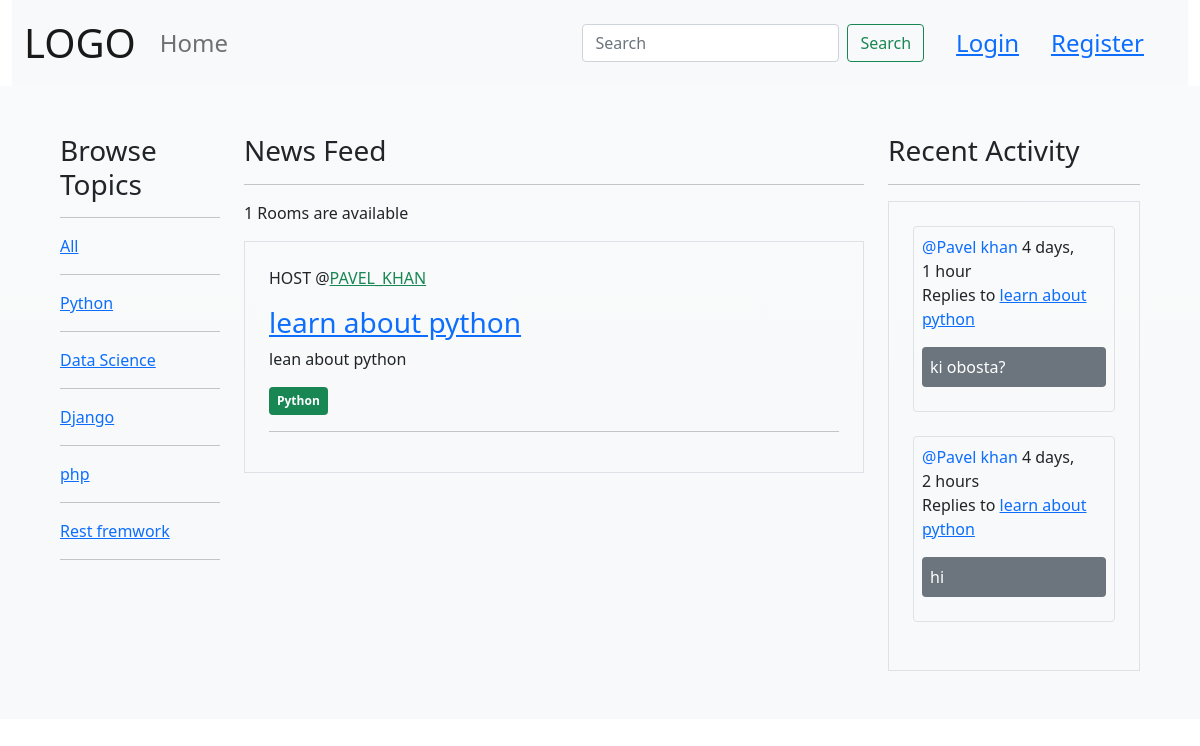
Page /?q=Python on the committed database.
### base/models.py (models this page shows, shortened)
class TopicModel(models.Model):
  name = models.CharField(max_length=200)

class RoomModel(models.Model):
  host = models.ForeignKey(CustomUser, on_delete=models.SET_NULL, null=True)
  topic = models.ForeignKey('TopicModel', on_delete=models.SET_NULL, null=True)
  name = models.CharField(max_length=200)
  description = models.TextField(null=True, blank=True)
  participants = models.ManyToManyField(CustomUser, related_name='participants', blank=True)
  updated = models.DateTimeField(auto_now=True)
  created = models.DateTimeField(auto_now_add=True)
  class Meta:
    ordering = ['-updated','-created']
  def __str__(self):
      return self.name

class CustomUser(AbstractUser):
  name = models.CharField(max_length=200, null= True)
  email = models.EmailField(unique = True)
  bio = models.TextField()
  USERNAME_FIELD = 'email'
  REQUIRED_FIELDS = []
  objects = CustomUserManager()
  def __str__(self):
    return str(self.name)

class MassageModel(models.Model):
  user = models.ForeignKey(CustomUser, on_delete=models.CASCADE)
  room = models.ForeignKey("RoomModel", on_delete=models.CASCADE)
  body = models.TextField()
  updated = models.DateTimeField(auto_now=True, null=True, blank=True)
  created = models.DateTimeField(auto_now_add=True, null=True, blank=True)
  def __str__(self):
      return self.body[0:20]

### base/views.py (the view)
# urls.py: path('', views.home, name='home'),
def home(request):
  if request.GET.get('q') != None :
    q = request.GET.get('q')
    rooms = RoomModel.objects.filter(
      Q(topic__name__icontains=q)|
      Q(host__username__icontains=q)|
      Q(description__icontains=q)|
      Q(name__icontains=q)
    )
    room_massage = MassageModel.objects.filter(Q(room__topic__name__icontains=q)).order_by('-created')
  else:
    room_massage = MassageModel.objects.all().order_by('-created')
    rooms = RoomModel.objects.all()
  topics = TopicModel.objects.all()
  rooms_count = rooms.count()
  context = {'rooms': rooms, 'topics': topics, 'rooms_count':rooms_count, 'room_massage': room_massage}
  return render(request, "home.html", context)

### base/templates/home.html
{% extends 'main.html' %} {% block content %}
<div class='row mx-5 py-5'>
  <div class='col-2'>
    {% include 'topic_component.html' %}
  </div>
  <div class='col-7'>
    <h3>News Feed</h3>
    <hr>
    {% include 'feed_component.html' %}
  </div>
  <div class='col-3'>
    {% include 'recent_activity_component.html' %}
  </div>
</div>
{% endblock content %}

### base/templates/topic_component.html
<h3>Browse Topics</h3>
<hr />
<a href="{% url 'home' %}">All</a>
<hr />
{% for topic in topics %}
<a href="{% url 'home' %}?q={{topic.name}}">{{topic.name}}</a>
<hr />
{% endfor %}

### base/templates/feed_component.html (shortened to what this page needs)
<p>{{rooms_count}} Rooms are available</p>
{% for room in rooms %}
<div class="border p-4">
  <p class="text-uppercase">Host @<a href="{% url 'profile' room.host.id %}" class="link-success link-offset-2 link-underline-opacity-25 link-underline-opacity-100-hover">{{room.host.username}}</a></p>
  <h3><a href="{% url 'room' room.id %}">{{room.name}}</a></h3>
  <p>{{room.description}}</p>
  <span class="badge bg-success p-2">{{room.topic.name}}</span>
  <hr />
</div>
{% endfor %}

### base/templates/recent_activity_component.html (shortened to what this page needs)
<h3>Recent Activity</h3>
<hr />
<div class="border p-4">
  {% for massages in room_massage %}
  <div class="border rounded-2 p-2 mb-4">
    <a href="{% url 'profile' massages.user.id %}" class="text-primary text-decoration-none">@{{massages.user}}</a>
    <span>{{massages.updated|timesince}}</span>
    <p>
      Replies to <a href="{% url 'room' massages.room.id">{{massages.room}}</a>
    </p>
    <p class="text-white bg-secondary rounded-2 p-2">{{massages}}</p>
  </div>
  {% endfor %}
</div>

### rows in the picture
TopicModel: name "Python"
TopicModel: name "Data Science"
TopicModel: name "Django"
TopicModel: name "php"
TopicModel: name "Rest fremwork"
RoomModel: host.username "PAVEL_KHAN", name "learn about python", description "lean about python", topic.name "Python"
MassageModel: user "Pavel khan", updated "4 days, 1 hour", room "learn about python", body "ki obosta?"
MassageModel: user "Pavel khan", updated "4 days, 2 hours", room "learn about python", body "hi"

### other values in the picture
{{ rooms_count }} "1"
